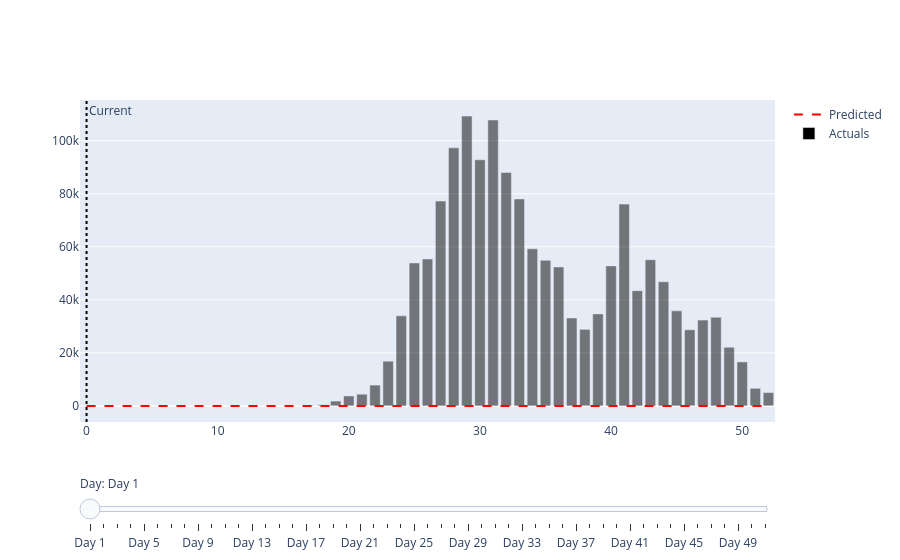

The cell this chart's notebook holds for it:
### Code cell
graphs.this_season_graph(szn_act_kg,szn_adj_kg)

### Figure 1 — Plotly figure (JSON) as saved in the notebook; plotly's stock layout.template omitted (floating-point values rounded to 4 significant figures; data arrays with more than 128 entries replaced by an {"elided": "..."} marker saying what was removed)
{"data": [{"line": {"color": "red", "dash": "dash"}, "mode": "lines", "name": "Predicted", "type": "scatter", "x": [0, 1, 2, 3, 4, 5, 6, 7, 8, 9, 10, 11, 12, 13, 14, 15, 16, 17, 18, 19, 20, 21, 22, 23, 24, 25, 26, 27, 28, 29, 30, 31, 32, 33, 34, 35, 36, 37, 38, 39, 40, 41, 42, 43, 44, 45, 46, 47, 48, 49, 50, 51, 52], "y": [0, 0, 0, 0, 0, 0, 0, 0, 0, 0, 0, 0, 0, 0, 0, 0, 0, 0, 0, 0, 0, 0, 0, 0, 0, 0, 0, 0, 0, 0, 0, 0, 0, 0, 0, 0, 0, 0, 0, 0, 0, 0, 0, 0, 0, 0, 0, 0, 0, 0, 0, 0, 0, 0, 0, 0, 0, 0, 0, 0, 0, 0, 0, 0, 0, 0, 0, 0, 0, 0, 0]}, {"marker": {"color": "black"}, "opacity": 0.5, "showlegend": false, "type": "bar", "x": [1, 2, 3, 4, 5, 6, 7, 8, 9, 10, 11, 12, 13, 14, 15, 16, 17, 18, 19, 20, 21, 22, 23, 24, 25, 26, 27, 28, 29, 30, 31, 32, 33, 34, 35, 36, 37, 38, 39, 40, 41, 42, 43, 44, 45, 46, 47, 48, 49, 50, 51, 52], "y": [0, 0, 0, 0, 0, 0, 0, 0, 0, 0, 0, 0, 0, 0, 0, 65, 205, 403, 1813, 3751, 4416, 7850, 16864, 33951, 53905, 55411, 77239, 97308, 109284, 92813, 107810, 88030, 78049, 59231, 54889, 52397, 33160, 28865, 34698, 52802, 76095, 43452, 55109, 46802, 35841, 28705, 32347, 33396, 22126, 16584, 6633, 5022, 0, 0, 0, 0, 0, 0, 0, 0, 0, 0, 0, 0, 0, 0, 0, 0, 0, 0]}, {"marker": {"color": "black"}, "name": "Actuals", "type": "bar", "x": [0], "y": [0]}], "layout": {"annotations": [{"showarrow": false, "text": "Current", "x": 0, "xanchor": "left", "xref": "x", "y": 1, "yanchor": "top", "yref": "y domain"}], "shapes": [{"line": {"color": "black", "dash": "dot", "width": 2}, "type": "line", "x0": 0, "x1": 0, "xref": "x", "y0": 0, "y1": 1, "yref": "y domain"}], "sliders": [{"active": 0, "currentvalue": {"prefix": "Day: "}, "pad": {"t": 50}, "steps": [{"args": [{"x": [[0, 1, 2, 3, 4, 5, 6, 7, 8, 9, 10, 11, 12, 13, 14, 15, 16, 17, 18, 19, 20, 21, 22, 23, 24, 25, 26, 27, 28, 29, 30, 31, 32, 33, 34, 35, 36, 37, 38, 39, 40, 41, 42, 43, 44, 45, 46, 47, 48, 49, 50, 51, 52], [0, 1, 2, 3, 4, 5, 6, 7, 8, 9, 10, 11, 12, 13, 14, 15, 16, 17, 18, 19, 20, 21, 22, 23, 24, 25, 26, 27, 28, 29, 30, 31, 32, 33, 34, 35, 36, 37, 38, 39, 40, 41, 42, 43, 44, 45, 46, 47, 48, 49, 50, 51, 52], []], "y": {"elided": "3 rows, 142 int values in total"}}, {"shapes[0].x0": 0, "shapes[0].x1": 0}], "label": "Day 1", "method": "update"}, {"args": [{"x": [[0, 1, 2, 3, 4, 5, 6, 7, 8, 9, 10, 11, 12, 13, 14, 15, 16, 17, 18, 19, 20, 21, 22, 23, 24, 25, 26, 27, 28, 29, 30, 31, 32, 33, 34, 35, 36, 37, 38, 39, 40, 41, 42, 43, 44, 45, 46, 47, 48, 49, 50, 51, 52], [1, 2, 3, 4, 5, 6, 7, 8, 9, 10, 11, 12, 13, 14, 15, 16, 17, 18, 19, 20, 21, 22, 23, 24, 25, 26, 27, 28, 29, 30, 31, 32, 33, 34, 35, 36, 37, 38, 39, 40, 41, 42, 43, 44, 45, 46, 47, 48, 49, 50, 51, 52], [0]], "y": {"elided": "3 rows, 142 int values in total"}}, {"shapes[0].x0": 1, "shapes[0].x1": 1}], "label": "Day 2", "method": "update"}, {"args": [{"x": [[0, 1, 2, 3, 4, 5, 6, 7, 8, 9, 10, 11, 12, 13, 14, 15, 16, 17, 18, 19, 20, 21, 22, 23, 24, 25, 26, 27, 28, 29, 30, 31, 32, 33, 34, 35, 36, 37, 38, 39, 40, 41, 42, 43, 44, 45, 46, 47, 48, 49, 50, 51, 52], [2, 3, 4, 5, 6, 7, 8, 9, 10, 11, 12, 13, 14, 15, 16, 17, 18, 19, 20, 21, 22, 23, 24, 25, 26, 27, 28, 29, 30, 31, 32, 33, 34, 35, 36, 37, 38, 39, 40, 41, 42, 43, 44, 45, 46, 47, 48, 49, 50, 51, 52], [0, 1]], "y": {"elided": "3 rows, 142 int values in total"}}, {"shapes[0].x0": 2, "shapes[0].x1": 2}], "label": "Day 3", "method": "update"}, {"args": [{"x": [[0, 1, 2, 3, 4, 5, 6, 7, 8, 9, 10, 11, 12, 13, 14, 15, 16, 17, 18, 19, 20, 21, 22, 23, 24, 25, 26, 27, 28, 29, 30, 31, 32, 33, 34, 35, 36, 37, 38, 39, 40, 41, 42, 43, 44, 45, 46, 47, 48, 49, 50, 51, 52], [3, 4, 5, 6, 7, 8, 9, 10, 11, 12, 13, 14, 15, 16, 17, 18, 19, 20, 21, 22, 23, 24, 25, 26, 27, 28, 29, 30, 31, 32, 33, 34, 35, 36, 37, 38, 39, 40, 41, 42, 43, 44, 45, 46, 47, 48, 49, 50, 51, 52], [0, 1, 2]], "y": {"elided": "3 rows, 142 int values in total"}}, {"shapes[0].x0": 3, "shapes[0].x1": 3}], "label": "Day 4", "method": "update"}, {"args": [{"x": [[0, 1, 2, 3, 4, 5, 6, 7, 8, 9, 10, 11, 12, 13, 14, 15, 16, 17, 18, 19, 20, 21, 22, 23, 24, 25, 26, 27, 28, 29, 30, 31, 32, 33, 34, 35, 36, 37, 38, 39, 40, 41, 42, 43, 44, 45, 46, 47, 48, 49, 50, 51, 52], [4, 5, 6, 7, 8, 9, 10, 11, 12, 13, 14, 15, 16, 17, 18, 19, 20, 21, 22, 23, 24, 25, 26, 27, 28, 29, 30, 31, 32, 33, 34, 35, 36, 37, 38, 39, 40, 41, 42, 43, 44, 45, 46, 47, 48, 49, 50, 51, 52], [0, 1, 2, 3]], "y": {"elided": "3 rows, 142 int values in total"}}, {"shapes[0].x0": 4, "shapes[0].x1": 4}], "label": "Day 5", "method": "update"}, {"args": [{"x": [[0, 1, 2, 3, 4, 5, 6, 7, 8, 9, 10, 11, 12, 13, 14, 15, 16, 17, 18, 19, 20, 21, 22, 23, 24, 25, 26, 27, 28, 29, 30, 31, 32, 33, 34, 35, 36, 37, 38, 39, 40, 41, 42, 43, 44, 45, 46, 47, 48, 49, 50, 51, 52], [5, 6, 7, 8, 9, 10, 11, 12, 13, 14, 15, 16, 17, 18, 19, 20, 21, 22, 23, 24, 25, 26, 27, 28, 29, 30, 31, 32, 33, 34, 35, 36, 37, 38, 39, 40, 41, 42, 43, 44, 45, 46, 47, 48, 49, 50, 51, 52], [0, 1, 2, 3, 4]], "y": {"elided": "3 rows, 142 int values in total"}}, {"shapes[0].x0": 5, "shapes[0].x1": 5}], "label": "Day 6", "method": "update"}, {"args": [{"x": [[0, 1, 2, 3, 4, 5, 6, 7, 8, 9, 10, 11, 12, 13, 14, 15, 16, 17, 18, 19, 20, 21, 22, 23, 24, 25, 26, 27, 28, 29, 30, 31, 32, 33, 34, 35, 36, 37, 38, 39, 40, 41, 42, 43, 44, 45, 46, 47, 48, 49, 50, 51, 52], [6, 7, 8, 9, 10, 11, 12, 13, 14, 15, 16, 17, 18, 19, 20, 21, 22, 23, 24, 25, 26, 27, 28, 29, 30, 31, 32, 33, 34, 35, 36, 37, 38, 39, 40, 41, 42, 43, 44, 45, 46, 47, 48, 49, 50, 51, 52], [0, 1, 2, 3, 4, 5]], "y": {"elided": "3 rows, 142 int values in total"}}, {"shapes[0].x0": 6, "shapes[0].x1": 6}], "label": "Day 7", "method": "update"}, {"args": [{"x": [[0, 1, 2, 3, 4, 5, 6, 7, 8, 9, 10, 11, 12, 13, 14, 15, 16, 17, 18, 19, 20, 21, 22, 23, 24, 25, 26, 27, 28, 29, 30, 31, 32, 33, 34, 35, 36, 37, 38, 39, 40, 41, 42, 43, 44, 45, 46, 47, 48, 49, 50, 51, 52], [7, 8, 9, 10, 11, 12, 13, 14, 15, 16, 17, 18, 19, 20, 21, 22, 23, 24, 25, 26, 27, 28, 29, 30, 31, 32, 33, 34, 35, 36, 37, 38, 39, 40, 41, 42, 43, 44, 45, 46, 47, 48, 49, 50, 51, 52], [0, 1, 2, 3, 4, 5, 6]], "y": {"elided": "3 rows, 142 int values in total"}}, {"shapes[0].x0": 7, "shapes[0].x1": 7}], "label": "Day 8", "method": "update"}, {"args": [{"x": [[0, 1, 2, 3, 4, 5, 6, 7, 8, 9, 10, 11, 12, 13, 14, 15, 16, 17, 18, 19, 20, 21, 22, 23, 24, 25, 26, 27, 28, 29, 30, 31, 32, 33, 34, 35, 36, 37, 38, 39, 40, 41, 42, 43, 44, 45, 46, 47, 48, 49, 50, 51, 52], [8, 9, 10, 11, 12, 13, 14, 15, 16, 17, 18, 19, 20, 21, 22, 23, 24, 25, 26, 27, 28, 29, 30, 31, 32, 33, 34, 35, 36, 37, 38, 39, 40, 41, 42, 43, 44, 45, 46, 47, 48, 49, 50, 51, 52], [0, 1, 2, 3, 4, 5, 6, 7]], "y": {"elided": "3 rows, 142 int values in total"}}, {"shapes[0].x0": 8, "shapes[0].x1": 8}], "label": "Day 9", "method": "update"}, {"args": [{"x": [[0, 1, 2, 3, 4, 5, 6, 7, 8, 9, 10, 11, 12, 13, 14, 15, 16, 17, 18, 19, 20, 21, 22, 23, 24, 25, 26, 27, 28, 29, 30, 31, 32, 33, 34, 35, 36, 37, 38, 39, 40, 41, 42, 43, 44, 45, 46, 47, 48, 49, 50, 51, 52], [9, 10, 11, 12, 13, 14, 15, 16, 17, 18, 19, 20, 21, 22, 23, 24, 25, 26, 27, 28, 29, 30, 31, 32, 33, 34, 35, 36, 37, 38, 39, 40, 41, 42, 43, 44, 45, 46, 47, 48, 49, 50, 51, 52], [0, 1, 2, 3, 4, 5, 6, 7, 8]], "y": {"elided": "3 rows, 142 int values in total"}}, {"shapes[0].x0": 9, "shapes[0].x1": 9}], "label": "Day 10", "method": "update"}, {"args": [{"x": [[0, 1, 2, 3, 4, 5, 6, 7, 8, 9, 10, 11, 12, 13, 14, 15, 16, 17, 18, 19, 20, 21, 22, 23, 24, 25, 26, 27, 28, 29, 30, 31, 32, 33, 34, 35, 36, 37, 38, 39, 40, 41, 42, 43, 44, 45, 46, 47, 48, 49, 50, 51, 52], [10, 11, 12, 13, 14, 15, 16, 17, 18, 19, 20, 21, 22, 23, 24, 25, 26, 27, 28, 29, 30, 31, 32, 33, 34, 35, 36, 37, 38, 39, 40, 41, 42, 43, 44, 45, 46, 47, 48, 49, 50, 51, 52], [0, 1, 2, 3, 4, 5, 6, 7, 8, 9]], "y": {"elided": "3 rows, 142 int values in total"}}, {"shapes[0].x0": 10, "shapes[0].x1": 10}], "label": "Day 11", "method": "update"}, {"args": [{"x": [[0, 1, 2, 3, 4, 5, 6, 7, 8, 9, 10, 11, 12, 13, 14, 15, 16, 17, 18, 19, 20, 21, 22, 23, 24, 25, 26, 27, 28, 29, 30, 31, 32, 33, 34, 35, 36, 37, 38, 39, 40, 41, 42, 43, 44, 45, 46, 47, 48, 49, 50, 51, 52], [11, 12, 13, 14, 15, 16, 17, 18, 19, 20, 21, 22, 23, 24, 25, 26, 27, 28, 29, 30, 31, 32, 33, 34, 35, 36, 37, 38, 39, 40, 41, 42, 43, 44, 45, 46, 47, 48, 49, 50, 51, 52], [0, 1, 2, 3, 4, 5, 6, 7, 8, 9, 10]], "y": {"elided": "3 rows, 142 int values in total"}}, {"shapes[0].x0": 11, "shapes[0].x1": 11}], "label": "Day 12", "method": "update"}, {"args": [{"x": [[0, 1, 2, 3, 4, 5, 6, 7, 8, 9, 10, 11, 12, 13, 14, 15, 16, 17, 18, 19, 20, 21, 22, 23, 24, 25, 26, 27, 28, 29, 30, 31, 32, 33, 34, 35, 36, 37, 38, 39, 40, 41, 42, 43, 44, 45, 46, 47, 48, 49, 50, 51, 52], [12, 13, 14, 15, 16, 17, 18, 19, 20, 21, 22, 23, 24, 25, 26, 27, 28, 29, 30, 31, 32, 33, 34, 35, 36, 37, 38, 39, 40, 41, 42, 43, 44, 45, 46, 47, 48, 49, 50, 51, 52], [0, 1, 2, 3, 4, 5, 6, 7, 8, 9, 10, 11]], "y": {"elided": "3 rows, 142 int values in total"}}, {"shapes[0].x0": 12, "shapes[0].x1": 12}], "label": "Day 13", "method": "update"}, {"args": [{"x": [[0, 1, 2, 3, 4, 5, 6, 7, 8, 9, 10, 11, 12, 13, 14, 15, 16, 17, 18, 19, 20, 21, 22, 23, 24, 25, 26, 27, 28, 29, 30, 31, 32, 33, 34, 35, 36, 37, 38, 39, 40, 41, 42, 43, 44, 45, 46, 47, 48, 49, 50, 51, 52], [13, 14, 15, 16, 17, 18, 19, 20, 21, 22, 23, 24, 25, 26, 27, 28, 29, 30, 31, 32, 33, 34, 35, 36, 37, 38, 39, 40, 41, 42, 43, 44, 45, 46, 47, 48, 49, 50, 51, 52], [0, 1, 2, 3, 4, 5, 6, 7, 8, 9, 10, 11, 12]], "y": {"elided": "3 rows, 142 int values in total"}}, {"shapes[0].x0": 13, "shapes[0].x1": 13}], "label": "Day 14", "method": "update"}, {"args": [{"x": [[0, 1, 2, 3, 4, 5, 6, 7, 8, 9, 10, 11, 12, 13, 14, 15, 16, 17, 18, 19, 20, 21, 22, 23, 24, 25, 26, 27, 28, 29, 30, 31, 32, 33, 34, 35, 36, 37, 38, 39, 40, 41, 42, 43, 44, 45, 46, 47, 48, 49, 50, 51, 52], [14, 15, 16, 17, 18, 19, 20, 21, 22, 23, 24, 25, 26, 27, 28, 29, 30, 31, 32, 33, 34, 35, 36, 37, 38, 39, 40, 41, 42, 43, 44, 45, 46, 47, 48, 49, 50, 51, 52], [0, 1, 2, 3, 4, 5, 6, 7, 8, 9, 10, 11, 12, 13]], "y": {"elided": "3 rows, 142 int values in total"}}, {"shapes[0].x0": 14, "shapes[0].x1": 14}], "label": "Day 15", "method": "update"}, {"args": [{"x": [[0, 1, 2, 3, 4, 5, 6, 7, 8, 9, 10, 11, 12, 13, 14, 15, 16, 17, 18, 19, 20, 21, 22, 23, 24, 25, 26, 27, 28, 29, 30, 31, 32, 33, 34, 35, 36, 37, 38, 39, 40, 41, 42, 43, 44, 45, 46, 47, 48, 49, 50, 51, 52], [15, 16, 17, 18, 19, 20, 21, 22, 23, 24, 25, 26, 27, 28, 29, 30, 31, 32, 33, 34, 35, 36, 37, 38, 39, 40, 41, 42, 43, 44, 45, 46, 47, 48, 49, 50, 51, 52], [0, 1, 2, 3, 4, 5, 6, 7, 8, 9, 10, 11, 12, 13, 14]], "y": {"elided": "3 rows, 142 int values in total"}}, {"shapes[0].x0": 15, "shapes[0].x1": 15}], "label": "Day 16", "method": "update"}, {"args": [{"x": [[0, 1, 2, 3, 4, 5, 6, 7, 8, 9, 10, 11, 12, 13, 14, 15, 16, 17, 18, 19, 20, 21, 22, 23, 24, 25, 26, 27, 28, 29, 30, 31, 32, 33, 34, 35, 36, 37, 38, 39, 40, 41, 42, 43, 44, 45, 46, 47, 48, 49, 50, 51, 52], [16, 17, 18, 19, 20, 21, 22, 23, 24, 25, 26, 27, 28, 29, 30, 31, 32, 33, 34, 35, 36, 37, 38, 39, 40, 41, 42, 43, 44, 45, 46, 47, 48, 49, 50, 51, 52], [0, 1, 2, 3, 4, 5, 6, 7, 8, 9, 10, 11, 12, 13, 14, 15]], "y": {"elided": "3 rows, 142 int values in total"}}, {"shapes[0].x0": 16, "shapes[0].x1": 16}], "label": "Day 17", "method": "update"}, {"args": [{"x": [[0, 1, 2, 3, 4, 5, 6, 7, 8, 9, 10, 11, 12, 13, 14, 15, 16, 17, 18, 19, 20, 21, 22, 23, 24, 25, 26, 27, 28, 29, 30, 31, 32, 33, 34, 35, 36, 37, 38, 39, 40, 41, 42, 43, 44, 45, 46, 47, 48, 49, 50, 51, 52], [17, 18, 19, 20, 21, 22, 23, 24, 25, 26, 27, 28, 29, 30, 31, 32, 33, 34, 35, 36, 37, 38, 39, 40, 41, 42, 43, 44, 45, 46, 47, 48, 49, 50, 51, 52], [0, 1, 2, 3, 4, 5, 6, 7, 8, 9, 10, 11, 12, 13, 14, 15, 16]], "y": {"elided": "3 rows, 142 int values in total"}}, {"shapes[0].x0": 17, "shapes[0].x1": 17}], "label": "Day 18", "method": "update"}, {"args": [{"x": [[0, 1, 2, 3, 4, 5, 6, 7, 8, 9, 10, 11, 12, 13, 14, 15, 16, 17, 18, 19, 20, 21, 22, 23, 24, 25, 26, 27, 28, 29, 30, 31, 32, 33, 34, 35, 36, 37, 38, 39, 40, 41, 42, 43, 44, 45, 46, 47, 48, 49, 50, 51, 52], [18, 19, 20, 21, 22, 23, 24, 25, 26, 27, 28, 29, 30, 31, 32, 33, 34, 35, 36, 37, 38, 39, 40, 41, 42, 43, 44, 45, 46, 47, 48, 49, 50, 51, 52], [0, 1, 2, 3, 4, 5, 6, 7, 8, 9, 10, 11, 12, 13, 14, 15, 16, 17]], "y": {"elided": "3 rows, 142 int values in total"}}, {"shapes[0].x0": 18, "shapes[0].x1": 18}], "label": "Day 19", "method": "update"}, {"args": [{"x": [[0, 1, 2, 3, 4, 5, 6, 7, 8, 9, 10, 11, 12, 13, 14, 15, 16, 17, 18, 19, 20, 21, 22, 23, 24, 25, 26, 27, 28, 29, 30, 31, 32, 33, 34, 35, 36, 37, 38, 39, 40, 41, 42, 43, 44, 45, 46, 47, 48, 49, 50, 51, 52], [19, 20, 21, 22, 23, 24, 25, 26, 27, 28, 29, 30, 31, 32, 33, 34, 35, 36, 37, 38, 39, 40, 41, 42, 43, 44, 45, 46, 47, 48, 49, 50, 51, 52], [0, 1, 2, 3, 4, 5, 6, 7, 8, 9, 10, 11, 12, 13, 14, 15, 16, 17, 18]], "y": {"elided": "3 rows, 142 int values in total"}}, {"shapes[0].x0": 19, "shapes[0].x1": 19}], "label": "Day 20", "method": "update"}, {"args": [{"x": [[0, 1, 2, 3, 4, 5, 6, 7, 8, 9, 10, 11, 12, 13, 14, 15, 16, 17, 18, 19, 20, 21, 22, 23, 24, 25, 26, 27, 28, 29, 30, 31, 32, 33, 34, 35, 36, 37, 38, 39, 40, 41, 42, 43, 44, 45, 46, 47, 48, 49, 50, 51, 52], [20, 21, 22, 23, 24, 25, 26, 27, 28, 29, 30, 31, 32, 33, 34, 35, 36, 37, 38, 39, 40, 41, 42, 43, 44, 45, 46, 47, 48, 49, 50, 51, 52], [0, 1, 2, 3, 4, 5, 6, 7, 8, 9, 10, 11, 12, 13, 14, 15, 16, 17, 18, 19]], "y": {"elided": "3 rows, 142 int values in total"}}, {"shapes[0].x0": 20, "shapes[0].x1": 20}], "label": "Day 21", "method": "update"}, {"args": [{"x": [[0, 1, 2, 3, 4, 5, 6, 7, 8, 9, 10, 11, 12, 13, 14, 15, 16, 17, 18, 19, 20, 21, 22, 23, 24, 25, 26, 27, 28, 29, 30, 31, 32, 33, 34, 35, 36, 37, 38, 39, 40, 41, 42, 43, 44, 45, 46, 47, 48, 49, 50, 51, 52], [21, 22, 23, 24, 25, 26, 27, 28, 29, 30, 31, 32, 33, 34, 35, 36, 37, 38, 39, 40, 41, 42, 43, 44, 45, 46, 47, 48, 49, 50, 51, 52], [0, 1, 2, 3, 4, 5, 6, 7, 8, 9, 10, 11, 12, 13, 14, 15, 16, 17, 18, 19, 20]], "y": {"elided": "3 rows, 142 int values in total"}}, {"shapes[0].x0": 21, "shapes[0].x1": 21}], "label": "Day 22", "method": "update"}, {"args": [{"x": [[0, 1, 2, 3, 4, 5, 6, 7, 8, 9, 10, 11, 12, 13, 14, 15, 16, 17, 18, 19, 20, 21, 22, 23, 24, 25, 26, 27, 28, 29, 30, 31, 32, 33, 34, 35, 36, 37, 38, 39, 40, 41, 42, 43, 44, 45, 46, 47, 48, 49, 50, 51, 52], [22, 23, 24, 25, 26, 27, 28, 29, 30, 31, 32, 33, 34, 35, 36, 37, 38, 39, 40, 41, 42, 43, 44, 45, 46, 47, 48, 49, 50, 51, 52], [0, 1, 2, 3, 4, 5, 6, 7, 8, 9, 10, 11, 12, 13, 14, 15, 16, 17, 18, 19, 20, 21]], "y": {"elided": "3 rows, 142 int values in total"}}, {"shapes[0].x0": 22, "shapes[0].x1": 22}], "label": "Day 23", "method": "update"}, {"args": [{"x": [[0, 1, 2, 3, 4, 5, 6, 7, 8, 9, 10, 11, 12, 13, 14, 15, 16, 17, 18, 19, 20, 21, 22, 23, 24, 25, 26, 27, 28, 29, 30, 31, 32, 33, 34, 35, 36, 37, 38, 39, 40, 41, 42, 43, 44, 45, 46, 47, 48, 49, 50, 51, 52], [23, 24, 25, 26, 27, 28, 29, 30, 31, 32, 33, 34, 35, 36, 37, 38, 39, 40, 41, 42, 43, 44, 45, 46, 47, 48, 49, 50, 51, 52], [0, 1, 2, 3, 4, 5, 6, 7, 8, 9, 10, 11, 12, 13, 14, 15, 16, 17, 18, 19, 20, 21, 22]], "y": {"elided": "3 rows, 142 int values in total"}}, {"shapes[0].x0": 23, "shapes[0].x1": 23}], "label": "Day 24", "method": "update"}, {"args": [{"x": [[0, 1, 2, 3, 4, 5, 6, 7, 8, 9, 10, 11, 12, 13, 14, 15, 16, 17, 18, 19, 20, 21, 22, 23, 24, 25, 26, 27, 28, 29, 30, 31, 32, 33, 34, 35, 36, 37, 38, 39, 40, 41, 42, 43, 44, 45, 46, 47, 48, 49, 50, 51, 52], [24, 25, 26, 27, 28, 29, 30, 31, 32, 33, 34, 35, 36, 37, 38, 39, 40, 41, 42, 43, 44, 45, 46, 47, 48, 49, 50, 51, 52], [0, 1, 2, 3, 4, 5, 6, 7, 8, 9, 10, 11, 12, 13, 14, 15, 16, 17, 18, 19, 20, 21, 22, 23]], "y": {"elided": "3 rows, 142 int values in total"}}, {"shapes[0].x0": 24, "shapes[0].x1": 24}], "label": "Day 25", "method": "update"}, {"args": [{"x": [[0, 1, 2, 3, 4, 5, 6, 7, 8, 9, 10, 11, 12, 13, 14, 15, 16, 17, 18, 19, 20, 21, 22, 23, 24, 25, 26, 27, 28, 29, 30, 31, 32, 33, 34, 35, 36, 37, 38, 39, 40, 41, 42, 43, 44, 45, 46, 47, 48, 49, 50, 51, 52], [25, 26, 27, 28, 29, 30, 31, 32, 33, 34, 35, 36, 37, 38, 39, 40, 41, 42, 43, 44, 45, 46, 47, 48, 49, 50, 51, 52], [0, 1, 2, 3, 4, 5, 6, 7, 8, 9, 10, 11, 12, 13, 14, 15, 16, 17, 18, 19, 20, 21, 22, 23, 24]], "y": {"elided": "3 rows, 142 int values in total"}}, {"shapes[0].x0": 25, "shapes[0].x1": 25}], "label": "Day 26", "method": "update"}, {"args": [{"x": [[0, 1, 2, 3, 4, 5, 6, 7, 8, 9, 10, 11, 12, 13, 14, 15, 16, 17, 18, 19, 20, 21, 22, 23, 24, 25, 26, 27, 28, 29, 30, 31, 32, 33, 34, 35, 36, 37, 38, 39, 40, 41, 42, 43, 44, 45, 46, 47, 48, 49, 50, 51, 52], [26, 27, 28, 29, 30, 31, 32, 33, 34, 35, 36, 37, 38, 39, 40, 41, 42, 43, 44, 45, 46, 47, 48, 49, 50, 51, 52], [0, 1, 2, 3, 4, 5, 6, 7, 8, 9, 10, 11, 12, 13, 14, 15, 16, 17, 18, 19, 20, 21, 22, 23, 24, 25]], "y": {"elided": "3 rows, 142 int values in total"}}, {"shapes[0].x0": 26, "shapes[0].x1": 26}], "label": "Day 27", "method": "update"}, {"args": [{"x": [[0, 1, 2, 3, 4, 5, 6, 7, 8, 9, 10, 11, 12, 13, 14, 15, 16, 17, 18, 19, 20, 21, 22, 23, 24, 25, 26, 27, 28, 29, 30, 31, 32, 33, 34, 35, 36, 37, 38, 39, 40, 41, 42, 43, 44, 45, 46, 47, 48, 49, 50, 51, 52], [27, 28, 29, 30, 31, 32, 33, 34, 35, 36, 37, 38, 39, 40, 41, 42, 43, 44, 45, 46, 47, 48, 49, 50, 51, 52], [0, 1, 2, 3, 4, 5, 6, 7, 8, 9, 10, 11, 12, 13, 14, 15, 16, 17, 18, 19, 20, 21, 22, 23, 24, 25, 26]], "y": {"elided": "3 rows, 142 int values in total"}}, {"shapes[0].x0": 27, "shapes[0].x1": 27}], "label": "Day 28", "method": "update"}, {"args": [{"x": [[0, 1, 2, 3, 4, 5, 6, 7, 8, 9, 10, 11, 12, 13, 14, 15, 16, 17, 18, 19, 20, 21, 22, 23, 24, 25, 26, 27, 28, 29, 30, 31, 32, 33, 34, 35, 36, 37, 38, 39, 40, 41, 42, 43, 44, 45, 46, 47, 48, 49, 50, 51, 52], [28, 29, 30, 31, 32, 33, 34, 35, 36, 37, 38, 39, 40, 41, 42, 43, 44, 45, 46, 47, 48, 49, 50, 51, 52], [0, 1, 2, 3, 4, 5, 6, 7, 8, 9, 10, 11, 12, 13, 14, 15, 16, 17, 18, 19, 20, 21, 22, 23, 24, 25, 26, 27]], "y": {"elided": "3 rows, 142 int values in total"}}, {"shapes[0].x0": 28, "shapes[0].x1": 28}], "label": "Day 29", "method": "update"}, {"args": [{"x": [[0, 1, 2, 3, 4, 5, 6, 7, 8, 9, 10, 11, 12, 13, 14, 15, 16, 17, 18, 19, 20, 21, 22, 23, 24, 25, 26, 27, 28, 29, 30, 31, 32, 33, 34, 35, 36, 37, 38, 39, 40, 41, 42, 43, 44, 45, 46, 47, 48, 49, 50, 51, 52], [29, 30, 31, 32, 33, 34, 35, 36, 37, 38, 39, 40, 41, 42, 43, 44, 45, 46, 47, 48, 49, 50, 51, 52], [0, 1, 2, 3, 4, 5, 6, 7, 8, 9, 10, 11, 12, 13, 14, 15, 16, 17, 18, 19, 20, 21, 22, 23, 24, 25, 26, 27, 28]], "y": {"elided": "3 rows, 142 int values in total"}}, {"shapes[0].x0": 29, "shapes[0].x1": 29}], "label": "Day 30", "method": "update"}, {"args": [{"x": [[0, 1, 2, 3, 4, 5, 6, 7, 8, 9, 10, 11, 12, 13, 14, 15, 16, 17, 18, 19, 20, 21, 22, 23, 24, 25, 26, 27, 28, 29, 30, 31, 32, 33, 34, 35, 36, 37, 38, 39, 40, 41, 42, 43, 44, 45, 46, 47, 48, 49, 50, 51, 52], [30, 31, 32, 33, 34, 35, 36, 37, 38, 39, 40, 41, 42, 43, 44, 45, 46, 47, 48, 49, 50, 51, 52], [0, 1, 2, 3, 4, 5, 6, 7, 8, 9, 10, 11, 12, 13, 14, 15, 16, 17, 18, 19, 20, 21, 22, 23, 24, 25, 26, 27, 28, 29]], "y": {"elided": "3 rows, 142 int values in total"}}, {"shapes[0].x0": 30, "shapes[0].x1": 30}], "label": "Day 31", "method": "update"}, {"args": [{"x": [[0, 1, 2, 3, 4, 5, 6, 7, 8, 9, 10, 11, 12, 13, 14, 15, 16, 17, 18, 19, 20, 21, 22, 23, 24, 25, 26, 27, 28, 29, 30, 31, 32, 33, 34, 35, 36, 37, 38, 39, 40, 41, 42, 43, 44, 45, 46, 47, 48, 49, 50, 51, 52], [31, 32, 33, 34, 35, 36, 37, 38, 39, 40, 41, 42, 43, 44, 45, 46, 47, 48, 49, 50, 51, 52], [0, 1, 2, 3, 4, 5, 6, 7, 8, 9, 10, 11, 12, 13, 14, 15, 16, 17, 18, 19, 20, 21, 22, 23, 24, 25, 26, 27, 28, 29, 30]], "y": {"elided": "3 rows, 142 int values in total"}}, {"shapes[0].x0": 31, "shapes[0].x1": 31}], "label": "Day 32", "method": "update"}, {"args": [{"x": [[0, 1, 2, 3, 4, 5, 6, 7, 8, 9, 10, 11, 12, 13, 14, 15, 16, 17, 18, 19, 20, 21, 22, 23, 24, 25, 26, 27, 28, 29, 30, 31, 32, 33, 34, 35, 36, 37, 38, 39, 40, 41, 42, 43, 44, 45, 46, 47, 48, 49, 50, 51, 52], [32, 33, 34, 35, 36, 37, 38, 39, 40, 41, 42, 43, 44, 45, 46, 47, 48, 49, 50, 51, 52], [0, 1, 2, 3, 4, 5, 6, 7, 8, 9, 10, 11, 12, 13, 14, 15, 16, 17, 18, 19, 20, 21, 22, 23, 24, 25, 26, 27, 28, 29, 30, 31]], "y": {"elided": "3 rows, 142 int values in total"}}, {"shapes[0].x0": 32, "shapes[0].x1": 32}], "label": "Day 33", "method": "update"}, {"args": [{"x": [[0, 1, 2, 3, 4, 5, 6, 7, 8, 9, 10, 11, 12, 13, 14, 15, 16, 17, 18, 19, 20, 21, 22, 23, 24, 25, 26, 27, 28, 29, 30, 31, 32, 33, 34, 35, 36, 37, 38, 39, 40, 41, 42, 43, 44, 45, 46, 47, 48, 49, 50, 51, 52], [33, 34, 35, 36, 37, 38, 39, 40, 41, 42, 43, 44, 45, 46, 47, 48, 49, 50, 51, 52], [0, 1, 2, 3, 4, 5, 6, 7, 8, 9, 10, 11, 12, 13, 14, 15, 16, 17, 18, 19, 20, 21, 22, 23, 24, 25, 26, 27, 28, 29, 30, 31, 32]], "y": {"elided": "3 rows, 142 int values in total"}}, {"shapes[0].x0": 33, "shapes[0].x1": 33}], "label": "Day 34", "method": "update"}, {"args": [{"x": [[0, 1, 2, 3, 4, 5, 6, 7, 8, 9, 10, 11, 12, 13, 14, 15, 16, 17, 18, 19, 20, 21, 22, 23, 24, 25, 26, 27, 28, 29, 30, 31, 32, 33, 34, 35, 36, 37, 38, 39, 40, 41, 42, 43, 44, 45, 46, 47, 48, 49, 50, 51, 52], [34, 35, 36, 37, 38, 39, 40, 41, 42, 43, 44, 45, 46, 47, 48, 49, 50, 51, 52], [0, 1, 2, 3, 4, 5, 6, 7, 8, 9, 10, 11, 12, 13, 14, 15, 16, 17, 18, 19, 20, 21, 22, 23, 24, 25, 26, 27, 28, 29, 30, 31, 32, 33]], "y": {"elided": "3 rows, 142 int values in total"}}, {"shapes[0].x0": 34, "shapes[0].x1": 34}], "label": "Day 35", "method": "update"}, {"args": [{"x": [[0, 1, 2, 3, 4, 5, 6, 7, 8, 9, 10, 11, 12, 13, 14, 15, 16, 17, 18, 19, 20, 21, 22, 23, 24, 25, 26, 27, 28, 29, 30, 31, 32, 33, 34, 35, 36, 37, 38, 39, 40, 41, 42, 43, 44, 45, 46, 47, 48, 49, 50, 51, 52], [35, 36, 37, 38, 39, 40, 41, 42, 43, 44, 45, 46, 47, 48, 49, 50, 51, 52], [0, 1, 2, 3, 4, 5, 6, 7, 8, 9, 10, 11, 12, 13, 14, 15, 16, 17, 18, 19, 20, 21, 22, 23, 24, 25, 26, 27, 28, 29, 30, 31, 32, 33, 34]], "y": {"elided": "3 rows, 142 int values in total"}}, {"shapes[0].x0": 35, "shapes[0].x1": 35}], "label": "Day 36", "method": "update"}, {"args": [{"x": [[0, 1, 2, 3, 4, 5, 6, 7, 8, 9, 10, 11, 12, 13, 14, 15, 16, 17, 18, 19, 20, 21, 22, 23, 24, 25, 26, 27, 28, 29, 30, 31, 32, 33, 34, 35, 36, 37, 38, 39, 40, 41, 42, 43, 44, 45, 46, 47, 48, 49, 50, 51, 52], [36, 37, 38, 39, 40, 41, 42, 43, 44, 45, 46, 47, 48, 49, 50, 51, 52], [0, 1, 2, 3, 4, 5, 6, 7, 8, 9, 10, 11, 12, 13, 14, 15, 16, 17, 18, 19, 20, 21, 22, 23, 24, 25, 26, 27, 28, 29, 30, 31, 32, 33, 34, 35]], "y": {"elided": "3 rows, 142 int values in total"}}, {"shapes[0].x0": 36, "shapes[0].x1": 36}], "label": "Day 37", "method": "update"}, {"args": [{"x": [[0, 1, 2, 3, 4, 5, 6, 7, 8, 9, 10, 11, 12, 13, 14, 15, 16, 17, 18, 19, 20, 21, 22, 23, 24, 25, 26, 27, 28, 29, 30, 31, 32, 33, 34, 35, 36, 37, 38, 39, 40, 41, 42, 43, 44, 45, 46, 47, 48, 49, 50, 51, 52], [37, 38, 39, 40, 41, 42, 43, 44, 45, 46, 47, 48, 49, 50, 51, 52], [0, 1, 2, 3, 4, 5, 6, 7, 8, 9, 10, 11, 12, 13, 14, 15, 16, 17, 18, 19, 20, 21, 22, 23, 24, 25, 26, 27, 28, 29, 30, 31, 32, 33, 34, 35, 36]], "y": {"elided": "3 rows, 142 int values in total"}}, {"shapes[0].x0": 37, "shapes[0].x1": 37}], "label": "Day 38", "method": "update"}, {"args": [{"x": [[0, 1, 2, 3, 4, 5, 6, 7, 8, 9, 10, 11, 12, 13, 14, 15, 16, 17, 18, 19, 20, 21, 22, 23, 24, 25, 26, 27, 28, 29, 30, 31, 32, 33, 34, 35, 36, 37, 38, 39, 40, 41, 42, 43, 44, 45, 46, 47, 48, 49, 50, 51, 52], [38, 39, 40, 41, 42, 43, 44, 45, 46, 47, 48, 49, 50, 51, 52], [0, 1, 2, 3, 4, 5, 6, 7, 8, 9, 10, 11, 12, 13, 14, 15, 16, 17, 18, 19, 20, 21, 22, 23, 24, 25, 26, 27, 28, 29, 30, 31, 32, 33, 34, 35, 36, 37]], "y": {"elided": "3 rows, 142 int values in total"}}, {"shapes[0].x0": 38, "shapes[0].x1": 38}], "label": "Day 39", "method": "update"}, {"args": [{"x": [[0, 1, 2, 3, 4, 5, 6, 7, 8, 9, 10, 11, 12, 13, 14, 15, 16, 17, 18, 19, 20, 21, 22, 23, 24, 25, 26, 27, 28, 29, 30, 31, 32, 33, 34, 35, 36, 37, 38, 39, 40, 41, 42, 43, 44, 45, 46, 47, 48, 49, 50, 51, 52], [39, 40, 41, 42, 43, 44, 45, 46, 47, 48, 49, 50, 51, 52], [0, 1, 2, 3, 4, 5, 6, 7, 8, 9, 10, 11, 12, 13, 14, 15, 16, 17, 18, 19, 20, 21, 22, 23, 24, 25, 26, 27, 28, 29, 30, 31, 32, 33, 34, 35, 36, 37, 38]], "y": {"elided": "3 rows, 142 int values in total"}}, {"shapes[0].x0": 39, "shapes[0].x1": 39}], "label": "Day 40", "method": "update"}, {"args": [{"x": [[0, 1, 2, 3, 4, 5, 6, 7, 8, 9, 10, 11, 12, 13, 14, 15, 16, 17, 18, 19, 20, 21, 22, 23, 24, 25, 26, 27, 28, 29, 30, 31, 32, 33, 34, 35, 36, 37, 38, 39, 40, 41, 42, 43, 44, 45, 46, 47, 48, 49, 50, 51, 52], [40, 41, 42, 43, 44, 45, 46, 47, 48, 49, 50, 51, 52], [0, 1, 2, 3, 4, 5, 6, 7, 8, 9, 10, 11, 12, 13, 14, 15, 16, 17, 18, 19, 20, 21, 22, 23, 24, 25, 26, 27, 28, 29, 30, 31, 32, 33, 34, 35, 36, 37, 38, 39]], "y": {"elided": "3 rows, 142 int values in total"}}, {"shapes[0].x0": 40, "shapes[0].x1": 40}], "label": "Day 41", "method": "update"}, {"args": [{"x": [[0, 1, 2, 3, 4, 5, 6, 7, 8, 9, 10, 11, 12, 13, 14, 15, 16, 17, 18, 19, 20, 21, 22, 23, 24, 25, 26, 27, 28, 29, 30, 31, 32, 33, 34, 35, 36, 37, 38, 39, 40, 41, 42, 43, 44, 45, 46, 47, 48, 49, 50, 51, 52], [41, 42, 43, 44, 45, 46, 47, 48, 49, 50, 51, 52], [0, 1, 2, 3, 4, 5, 6, 7, 8, 9, 10, 11, 12, 13, 14, 15, 16, 17, 18, 19, 20, 21, 22, 23, 24, 25, 26, 27, 28, 29, 30, 31, 32, 33, 34, 35, 36, 37, 38, 39, 40]], "y": {"elided": "3 rows, 142 int values in total"}}, {"shapes[0].x0": 41, "shapes[0].x1": 41}], "label": "Day 42", "method": "update"}, {"args": [{"x": [[0, 1, 2, 3, 4, 5, 6, 7, 8, 9, 10, 11, 12, 13, 14, 15, 16, 17, 18, 19, 20, 21, 22, 23, 24, 25, 26, 27, 28, 29, 30, 31, 32, 33, 34, 35, 36, 37, 38, 39, 40, 41, 42, 43, 44, 45, 46, 47, 48, 49, 50, 51, 52], [42, 43, 44, 45, 46, 47, 48, 49, 50, 51, 52], [0, 1, 2, 3, 4, 5, 6, 7, 8, 9, 10, 11, 12, 13, 14, 15, 16, 17, 18, 19, 20, 21, 22, 23, 24, 25, 26, 27, 28, 29, 30, 31, 32, 33, 34, 35, 36, 37, 38, 39, 40, 41]], "y": {"elided": "3 rows, 142 int values in total"}}, {"shapes[0].x0": 42, "shapes[0].x1": 42}], "label": "Day 43", "method": "update"}, {"args": [{"x": [[0, 1, 2, 3, 4, 5, 6, 7, 8, 9, 10, 11, 12, 13, 14, 15, 16, 17, 18, 19, 20, 21, 22, 23, 24, 25, 26, 27, 28, 29, 30, 31, 32, 33, 34, 35, 36, 37, 38, 39, 40, 41, 42, 43, 44, 45, 46, 47, 48, 49, 50, 51, 52], [43, 44, 45, 46, 47, 48, 49, 50, 51, 52], [0, 1, 2, 3, 4, 5, 6, 7, 8, 9, 10, 11, 12, 13, 14, 15, 16, 17, 18, 19, 20, 21, 22, 23, 24, 25, 26, 27, 28, 29, 30, 31, 32, 33, 34, 35, 36, 37, 38, 39, 40, 41, 42]], "y": {"elided": "3 rows, 142 int values in total"}}, {"shapes[0].x0": 43, "shapes[0].x1": 43}], "label": "Day 44", "method": "update"}, {"args": [{"x": [[0, 1, 2, 3, 4, 5, 6, 7, 8, 9, 10, 11, 12, 13, 14, 15, 16, 17, 18, 19, 20, 21, 22, 23, 24, 25, 26, 27, 28, 29, 30, 31, 32, 33, 34, 35, 36, 37, 38, 39, 40, 41, 42, 43, 44, 45, 46, 47, 48, 49, 50, 51, 52], [44, 45, 46, 47, 48, 49, 50, 51, 52], [0, 1, 2, 3, 4, 5, 6, 7, 8, 9, 10, 11, 12, 13, 14, 15, 16, 17, 18, 19, 20, 21, 22, 23, 24, 25, 26, 27, 28, 29, 30, 31, 32, 33, 34, 35, 36, 37, 38, 39, 40, 41, 42, 43]], "y": {"elided": "3 rows, 142 int values in total"}}, {"shapes[0].x0": 44, "shapes[0].x1": 44}], "label": "Day 45", "method": "update"}, {"args": [{"x": [[0, 1, 2, 3, 4, 5, 6, 7, 8, 9, 10, 11, 12, 13, 14, 15, 16, 17, 18, 19, 20, 21, 22, 23, 24, 25, 26, 27, 28, 29, 30, 31, 32, 33, 34, 35, 36, 37, 38, 39, 40, 41, 42, 43, 44, 45, 46, 47, 48, 49, 50, 51, 52], [45, 46, 47, 48, 49, 50, 51, 52], [0, 1, 2, 3, 4, 5, 6, 7, 8, 9, 10, 11, 12, 13, 14, 15, 16, 17, 18, 19, 20, 21, 22, 23, 24, 25, 26, 27, 28, 29, 30, 31, 32, 33, 34, 35, 36, 37, 38, 39, 40, 41, 42, 43, 44]], "y": {"elided": "3 rows, 142 int values in total"}}, {"shapes[0].x0": 45, "shapes[0].x1": 45}], "label": "Day 46", "method": "update"}, {"args": [{"x": [[0, 1, 2, 3, 4, 5, 6, 7, 8, 9, 10, 11, 12, 13, 14, 15, 16, 17, 18, 19, 20, 21, 22, 23, 24, 25, 26, 27, 28, 29, 30, 31, 32, 33, 34, 35, 36, 37, 38, 39, 40, 41, 42, 43, 44, 45, 46, 47, 48, 49, 50, 51, 52], [46, 47, 48, 49, 50, 51, 52], [0, 1, 2, 3, 4, 5, 6, 7, 8, 9, 10, 11, 12, 13, 14, 15, 16, 17, 18, 19, 20, 21, 22, 23, 24, 25, 26, 27, 28, 29, 30, 31, 32, 33, 34, 35, 36, 37, 38, 39, 40, 41, 42, 43, 44, 45]], "y": {"elided": "3 rows, 142 int values in total"}}, {"shapes[0].x0": 46, "shapes[0].x1": 46}], "label": "Day 47", "method": "update"}, {"args": [{"x": [[0, 1, 2, 3, 4, 5, 6, 7, 8, 9, 10, 11, 12, 13, 14, 15, 16, 17, 18, 19, 20, 21, 22, 23, 24, 25, 26, 27, 28, 29, 30, 31, 32, 33, 34, 35, 36, 37, 38, 39, 40, 41, 42, 43, 44, 45, 46, 47, 48, 49, 50, 51, 52], [47, 48, 49, 50, 51, 52], [0, 1, 2, 3, 4, 5, 6, 7, 8, 9, 10, 11, 12, 13, 14, 15, 16, 17, 18, 19, 20, 21, 22, 23, 24, 25, 26, 27, 28, 29, 30, 31, 32, 33, 34, 35, 36, 37, 38, 39, 40, 41, 42, 43, 44, 45, 46]], "y": {"elided": "3 rows, 142 int values in total"}}, {"shapes[0].x0": 47, "shapes[0].x1": 47}], "label": "Day 48", "method": "update"}, {"args": [{"x": [[0, 1, 2, 3, 4, 5, 6, 7, 8, 9, 10, 11, 12, 13, 14, 15, 16, 17, 18, 19, 20, 21, 22, 23, 24, 25, 26, 27, 28, 29, 30, 31, 32, 33, 34, 35, 36, 37, 38, 39, 40, 41, 42, 43, 44, 45, 46, 47, 48, 49, 50, 51, 52], [48, 49, 50, 51, 52], [0, 1, 2, 3, 4, 5, 6, 7, 8, 9, 10, 11, 12, 13, 14, 15, 16, 17, 18, 19, 20, 21, 22, 23, 24, 25, 26, 27, 28, 29, 30, 31, 32, 33, 34, 35, 36, 37, 38, 39, 40, 41, 42, 43, 44, 45, 46, 47]], "y": {"elided": "3 rows, 142 int values in total"}}, {"shapes[0].x0": 48, "shapes[0].x1": 48}], "label": "Day 49", "method": "update"}, {"args": [{"x": [[0, 1, 2, 3, 4, 5, 6, 7, 8, 9, 10, 11, 12, 13, 14, 15, 16, 17, 18, 19, 20, 21, 22, 23, 24, 25, 26, 27, 28, 29, 30, 31, 32, 33, 34, 35, 36, 37, 38, 39, 40, 41, 42, 43, 44, 45, 46, 47, 48, 49, 50, 51, 52], [49, 50, 51, 52], [0, 1, 2, 3, 4, 5, 6, 7, 8, 9, 10, 11, 12, 13, 14, 15, 16, 17, 18, 19, 20, 21, 22, 23, 24, 25, 26, 27, 28, 29, 30, 31, 32, 33, 34, 35, 36, 37, 38, 39, 40, 41, 42, 43, 44, 45, 46, 47, 48]], "y": {"elided": "3 rows, 142 int values in total"}}, {"shapes[0].x0": 49, "shapes[0].x1": 49}], "label": "Day 50", "method": "update"}, {"args": [{"x": [[0, 1, 2, 3, 4, 5, 6, 7, 8, 9, 10, 11, 12, 13, 14, 15, 16, 17, 18, 19, 20, 21, 22, 23, 24, 25, 26, 27, 28, 29, 30, 31, 32, 33, 34, 35, 36, 37, 38, 39, 40, 41, 42, 43, 44, 45, 46, 47, 48, 49, 50, 51, 52], [50, 51, 52], [0, 1, 2, 3, 4, 5, 6, 7, 8, 9, 10, 11, 12, 13, 14, 15, 16, 17, 18, 19, 20, 21, 22, 23, 24, 25, 26, 27, 28, 29, 30, 31, 32, 33, 34, 35, 36, 37, 38, 39, 40, 41, 42, 43, 44, 45, 46, 47, 48, 49]], "y": {"elided": "3 rows, 142 int values in total"}}, {"shapes[0].x0": 50, "shapes[0].x1": 50}], "label": "Day 51", "method": "update"}]}]}}
